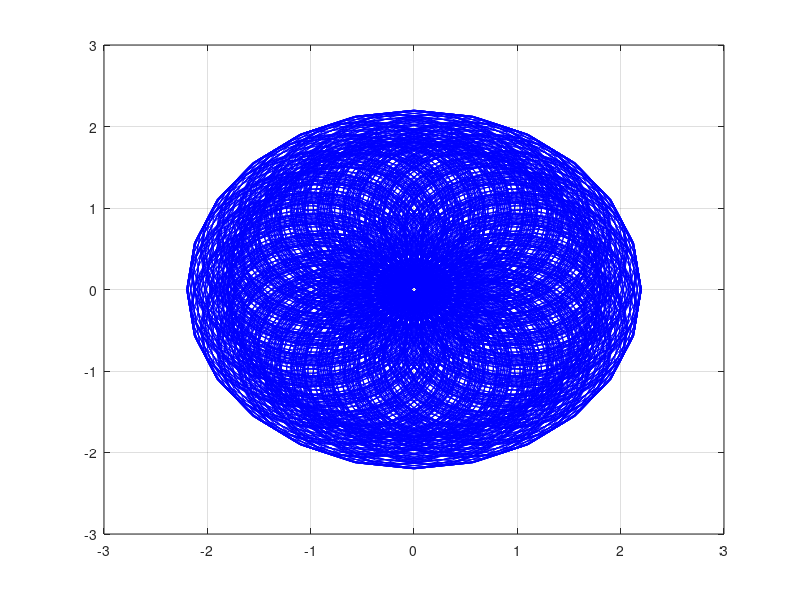

Write the MATLAB code that produced this figure.
L_1 = 0.2;
L_2 = 1;
L_3 = 1;


figure(1)
hold on
plot(0,0,'kx');
hold off

n = 25;
rot = linspace(0,2*pi,n);
points = zeros(n*n*n,2);
for i = 1:n
    for j = 1:n
        for k = 1:n
           points((i-1)*n*n+(j-1)*n+k, :) = [
               L_1*cos(rot(i)) + L_2*cos(rot(i) + rot(j)) + L_3*cos(rot(i) + rot(j) + rot(k));
               L_1*sin(rot(i)) + L_2*sin(rot(i) + rot(j)) + L_3*sin(rot(i) + rot(j) + rot(k))];
        end 
    end
end
plot(points(:,1),points(:,2), 'b-');
grid
key=sprintf("L1 = %.1f\nL2 = %.1f\nL3 = %.1f", L_1, L_2, L_3);
%gtext(key)